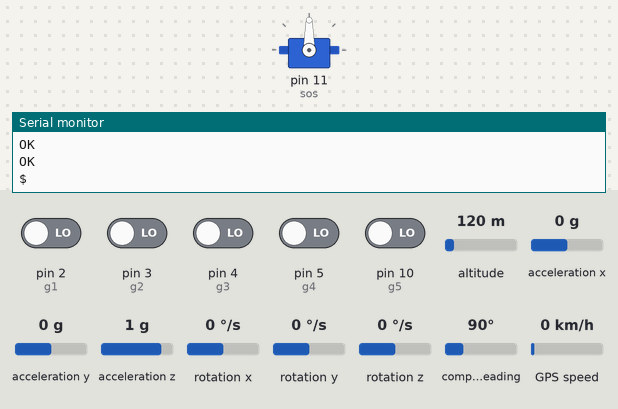
This sketch was run on a simulated Arduino Uno, built with avr-gcc and run on an emulated ATmega328P. On the bench: servo, the last lines printed to the serial monitor. The test bench sets the inputs (shaded band); at power-on: pin 2 (g1), pin 3 (g2), pin 4 (g3), pin 5 (g4), pin 10 (g5) LOW, acceleration x 0 g, GPS speed 0 km/h, altitude 120 m, acceleration y 0 g, acceleration z 1 g, rotation x 0 °/s, rotation y 0 °/s, rotation z 0 °/s, compass heading 90°. The GPS gets a fix after 3 s at 37.7749, -122.4194 with 8 satellites; the modem accepts every AT command (registered, SIM ready, sends succeed) and sends nothing else.

Above: at 10.2 s.
10.3 s: pin 2 (g1) driven HIGH
13.3 s: acceleration x set to 0.8 g
At 14.7 s:
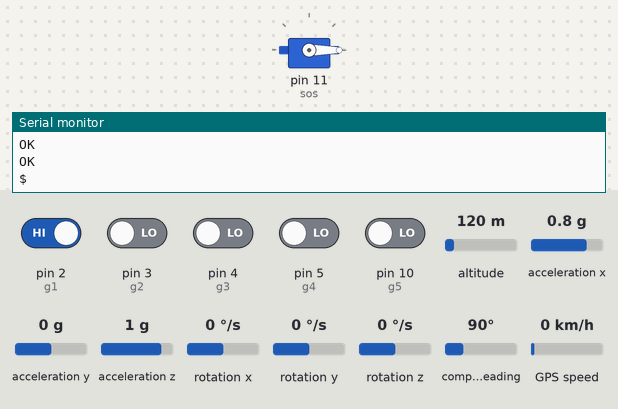
16.3 s: pin 2 (g1) driven LOW
At 17.2 s:
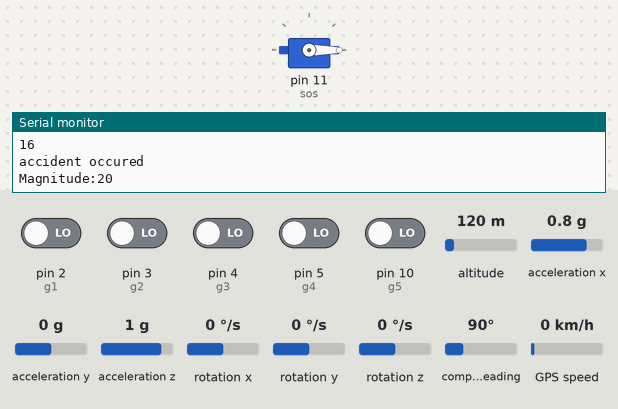
19.3 s: pin 3 (g2) driven HIGH
At 21.45 s:
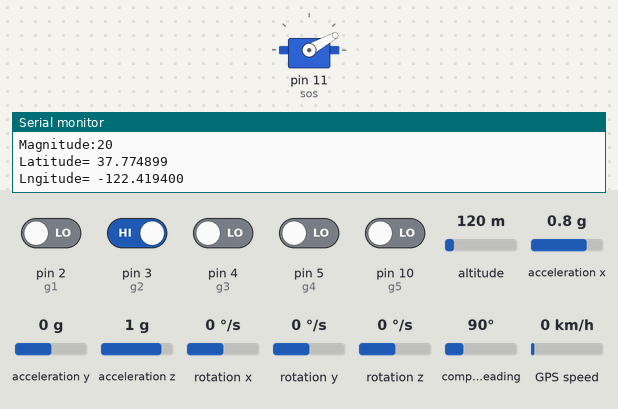
22.3 s: GPS speed set to 60 km/h
Timing chart, 0 to 25.3 s (numbered marks = the images above; inputs shaded):
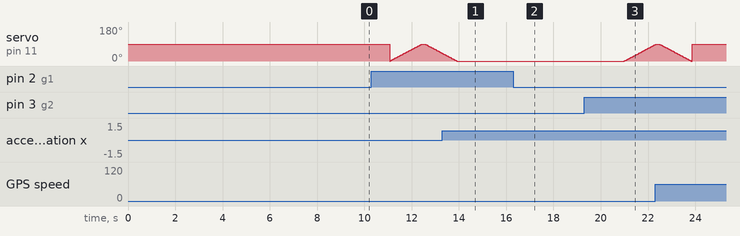

Measured:
- after the input at 13.3 s, servo on pin 11 (sos): goes on until 13.9 s, then stays 0°
- after the input at 16.3 s, servo on pin 11 (sos): stays 0° (without the input it goes to 1° after 0.63 s)
- after the input at 19.3 s, servo on pin 11 (sos): moves from 0° to 85° over 1.3 s, starting after 1.7 s

The sketch:

bli.ino
```cpp
//#include <Wire.h>
#include <MPU6050.h>
#include <TinyGPS++.h>
#include <math.h>
#include <SoftwareSerial.h>
#include <Servo.h>

Servo myservo;  // Create a servo object to control a servo motor
int angle = 0;  // Initialize the angle variable


const int g1 = 2; // Define the pin where the button is connected
int gear1 = 0;
const int g2 = 3; // Define the pin where the button is connected
int gear2 = 0;
const int g3 = 4; // Define the pin where the button is connected
int gear3 = 0;
const int g4 = 5; // Define the pin where the button is connected
int gear4 = 0;
const int g5 = 10; // Define the pin where the button is connected
int gear5 = 0;

SoftwareSerial neogps(8, 9);  // SoftwareSerial object for GPS communication
TinyGPSPlus gps;
const String EMERGENCY_PHONE = "8919725104";
#define rxPin 6
#define txPin 7
byte updateflag=0,upflag=0;
SoftwareSerial sim800(rxPin, txPin);

MPU6050 mpu;

String sms_status, sender_number, received_date, msg;
String latitude, longitude;

#define sos 11

boolean impact_detected = false;
unsigned long time1;
unsigned long impact_time;
unsigned long alert_delay = 30000;
 int16_t accelerometerX, accelerometerY, accelerometerZ;
  int16_t a1,a2,a3;
  int magnitude=0;


void setup()
{
  pinMode(g1, INPUT);
  pinMode(g2, INPUT);
  pinMode(g3, INPUT);
  pinMode(g4, INPUT);
  pinMode(g5, INPUT);
 myservo.attach(11);
 Serial.begin(9600);
   delay(10);


  pinMode(sos,INPUT_PULLUP);

  Wire.begin();
  mpu.initialize();
  sms_status = "";
  sender_number = "";
  received_date = "";
  msg = "";
 sim800.begin(9600);
 delay(1000);
  sim800.println("AT");
  delay(1000);
  sim800.println("ATE1");
  delay(1000);
  sim800.println("AT+CPIN?");
  delay(1000);
  sim800.println("AT+CMGF=1");
  delay(1000);
  sim800.println("AT+CNMI=1,1,0,0,0");
  delay(1000);
  time1 = micros();
 neogps.begin(9600);
}

   void loop() {
gear1 = digitalRead(g1);
gear2 = digitalRead(g2);
gear3 = digitalRead(g3);
gear4 = digitalRead(g4);
gear5 = digitalRead(g5);

 if (gear1 == HIGH) {

for (angle = 0; angle <= 90; angle += 1) { // Increase angle from 0 to 180 degrees
    myservo.write(angle);  // Move the servo to the specified angle
    delay(15);  // Wait for the servo to reach the angle
  }

  delay(100); // Wait for a second

  for (angle = 90; angle >= 0; angle -= 1) { // Decrease angle from 180 to 0 degrees
    myservo.write(angle);  // Move the servo to the specified angle
    delay(15);  // Wait for the servo to reach the angle
  }

  delay(1000);

    Serial.println("gear1 is applied");

  }
  else if (gear2 == HIGH) {
for (angle = 0; angle <= 90; angle += 1) { // Increase angle from 0 to 180 degrees
    myservo.write(angle);  // Move the servo to the specified angle
    delay(15);  // Wait for the servo to reach the angle
  }

  delay(100); // Wait for a second

  for (angle = 90; angle >= 0; angle -= 1) { // Decrease angle from 180 to 0 degrees
    myservo.write(angle);  // Move the servo to the specified angle
    delay(15);  // Wait for the servo to reach the angle
  }


    Serial.println("gear2 is applied");
  }


 else if (gear3 == HIGH) {
for (angle = 0; angle <= 90; angle += 1) { // Increase angle from 0 to 180 degrees
    myservo.write(angle);  // Move the servo to the specified angle
    delay(15);  // Wait for the servo to reach the angle
  }

  delay(100); // Wait for a second

  for (angle = 90; angle >= 0; angle -= 1) { // Decrease angle from 180 to 0 degrees
    myservo.write(angle);  // Move the servo to the specified angle
    delay(15);  // Wait for the servo to reach the angle
  }


    Serial.println("gear3 is applied");
  }

 else if (gear5 == HIGH) {
for (angle = 0; angle <= 90; angle += 1) { // Increase angle from 0 to 180 degrees
    myservo.write(angle);  // Move the servo to the specified angle
    delay(15);  // Wait for the servo to reach the angle
  }

  delay(100); // Wait for a second

  for (angle = 90; angle >= 0; angle -= 1) { // Decrease angle from 180 to 0 degrees
    myservo.write(angle);  // Move the servo to the specified angle
    delay(15);  // Wait for the servo to reach the angle
  }


    Serial.println("gear5 is applied");
  }

 else if (gear4 == HIGH) {
for (angle = 0; angle <= 90; angle += 1) { // Increase angle from 0 to 180 degrees
    myservo.write(angle);  // Move the servo to the specified angle
    delay(15);  // Wait for the servo to reach the angle
  }

  delay(100); // Wait for a second

  for (angle = 90; angle >= 0; angle -= 1) { // Decrease angle from 180 to 0 degrees
    myservo.write(angle);  // Move the servo to the specified angle
    delay(15);  // Wait for the servo to reach the angle
  }


    Serial.println("gear4 is applied");
  }

 mpu.getAcceleration(&accelerometerX, &accelerometerY, &accelerometerZ);
  if(digitalRead(sos)==0)
  {
    upflag=10;
  }
updateflag =Impact( accelerometerX,  accelerometerY, accelerometerZ);


  if ((updateflag>0)||(upflag>0))
  {
    updateflag = 0;
     upflag = 0;

    Serial.println("accident occured");
    Serial.print("Magnitude:");
    Serial.println(magnitude);

  impact_detected = true;
    getGps();


    impact_time = millis();


  }
  if (impact_detected == true)
  {
    if (millis() - impact_time >= alert_delay) {


      makeCall();
      getGps();
      delay(1000);
      sendAlert();
      impact_detected = false;
      impact_time = 0;
    }
  }


  while (sim800.available()) {
    parseData(sim800.readString());
  }
  while (Serial.available())  {
    sim800.println(Serial.readString());
  }
   }

byte Impact(int16_t accelerometerX, int16_t accelerometerY,int16_t accelerometerZ)
{
   a1=accelerometerX/1000;
   a2=accelerometerY/1000;
   a3=accelerometerZ/1000;

   Serial.println(a1);
    Serial.println(a2);
     Serial.println(a3);

  if(((((a2)>=20)&&((a2)<24))||(((a2)>=11)&&((a2)<10)))||((((a1)>=9)&&((a1)<15))||(((a1)>-15)&&((a1)<-14)))||((a3>7)&&(a3<10)))
   {
    // Activate the buzzer
    magnitude=sqrt((a1)*(a1)+(a2)*(a2)+(a3)*(a3));
    updateflag =10;
  }
return(updateflag);
}


void parseData(String buff) {
  Serial.println(buff);

  unsigned int len, index;
  index = buff.indexOf("\r");
  buff.remove(0, index + 2);
  buff.trim();
  if (buff != "OK") {
    index = buff.indexOf(":");
    String cmd = buff.substring(0, index);
    cmd.trim();

    buff.remove(0, index + 2);
    if (cmd == "+CMTI") {
      index = buff.indexOf(",");
      String temp = buff.substring(index + 1, buff.length());
      temp = "AT+CMGR=" + temp + "\r";
      sim800.println(temp);
    }
    else if (cmd == "+CMGR") {
      if (buff.indexOf(EMERGENCY_PHONE) > 1) {
        buff.toLowerCase();
        if (buff.indexOf("get gps") > 1) {
          getGps();
          String sms_data;
          sms_data = "GPS Location Data\r";
          sms_data += "http://maps.google.com/maps/place/";
          sms_data += latitude + "," + longitude;

          sendSms(sms_data);
        }
      }
    }
  }
  else {
  }
}


void getGps()
{
  // Can take up to 60 seconds
  boolean newData = false;
  for (unsigned long start = millis(); millis() - start < 2000;) {

    while (neogps.available()) {
      if (gps.encode(neogps.read())) {
        newData = true;
        break;
      }
    }
  }

  if (true)
  {
    latitude = String(gps.location.lat(), 6);
    longitude = String(gps.location.lng(), 6);
    newData = false;
  }
  else {
    Serial.println("No GPS data is available");
    latitude = "";
    longitude = "";

  }

  Serial.print("Latitude= "); Serial.println(latitude);
  Serial.print("Lngitude= "); Serial.println(longitude);
}


void sendAlert()
{
  String sms_data;
  sms_data = "Accident Alert!!\r";
  sms_data += "http://maps.google.com/maps/place/";
  sms_data += latitude + "," + longitude;

  sendSms(sms_data);
}

void makeCall()
{
  Serial.println("calling....");
  sim800.println("ATD" + EMERGENCY_PHONE + ";");
  delay(20000); //20 sec delay
  //1 sec delay
}

void sendSms(String text)
{
  //return;
  sim800.print("AT+CMGF=1\r");
  delay(1000);
  sim800.print("AT+CMGS=\"" + EMERGENCY_PHONE + "\"\r");
  delay(1000);
  sim800.print(text);
  delay(100);
  sim800.write(0x1A);
  delay(1000);
  Serial.println("SMS Sent Successfully.");
}

boolean SendAT(String at_command, String expected_answer, unsigned int timeout) {

  uint8_t x = 0;
  boolean answer = 0;
  String response;
  unsigned long previous;
  while ( sim800.available() > 0) sim800.read();

  sim800.println(at_command);

  x = 0;
  previous = millis();

  do {
    if (sim800.available() != 0) {
      response += sim800.read();
      x++;
      if (response.indexOf(expected_answer) > 0) {
        answer = 1;
        break;
      }
    }
  }
  while ((answer == 0) && ((millis() - previous) < timeout));
  Serial.println(response);
  return answer;
}
```
